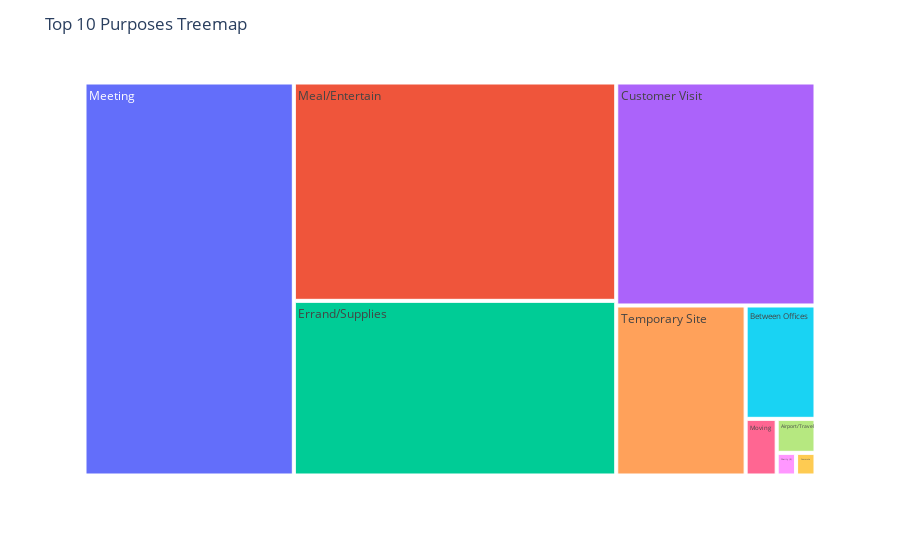

Notebook code cell kept with this figure:
### Code cell
# Treemap for top 10 purposes
purpose_counts = df['PURPOSE'].value_counts().head(10)
fig = px.treemap(purpose_counts, path=[purpose_counts.index], values=purpose_counts)
fig.update_layout(title="Top 10 Purposes Treemap")
fig.show()

### Figure 1 — Plotly figure (JSON) as saved in the notebook; plotly's stock layout.template omitted (floating-point values rounded to 4 significant figures)
{"data": [{"branchvalues": "total", "domain": {"x": [0, 1], "y": [0, 1]}, "hovertemplate": "labels=%{label}<br>value=%{value}<br>parent=%{parent}<br>id=%{id}<extra></extra>", "ids": ["Airport/Travel", "Between Offices", "Charity ($)", "Commute", "Customer Visit", "Errand/Supplies", "Meal/Entertain", "Meeting", "Moving", "Temporary Site"], "labels": ["Airport/Travel", "Between Offices", "Charity ($)", "Commute", "Customer Visit", "Errand/Supplies", "Meal/Entertain", "Meeting", "Moving", "Temporary Site"], "name": "", "parents": ["", "", "", "", "", "", "", "", "", ""], "type": "treemap", "values": [3, 18, 1, 1, 101, 128, 160, 187, 4, 50]}], "layout": {"legend": {"tracegroupgap": 0}, "margin": {"t": 60}, "title": {"text": "Top 10 Purposes Treemap"}}}
